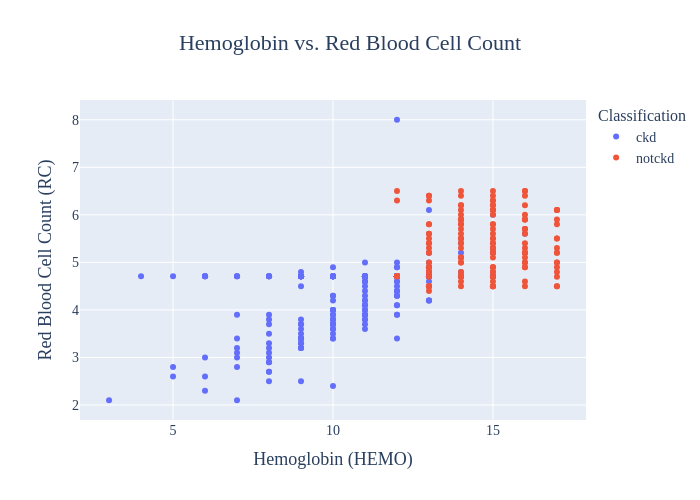

The notebook cell saved with this chart:
### Markdown cell above
The Packed Cell Volume(PCV) versus Red Blood Cell Count(RC) scatter plot shows that patients with chronic kidney disease generally have lower packed cell volume (PCV) and red blood cell count (RC) values than patients without CKD. The two groups are mostly separated, which suggests that PCV and RC may be useful variables for identifying whether a patient has chronic kidney disease.

### Code cell
fig = px.scatter(
    df_kd,
    x='hemo',
    y='rc',
    color='classification',
    title='Hemoglobin vs. Red Blood Cell Count',
    labels={
        'hemo': 'Hemoglobin (HEMO)',
        'rc': 'Red Blood Cell Count (RC)',
        'classification': 'Classification'
    },
    width=700,      # Narrower figure
    height=500
)

fig.update_layout(
    font=dict(
        family='Times New Roman',
        size=14
    ),
    title=dict(
        font=dict(size=22),
        x=0.5,          # Center the title
        xanchor='center'
    ),
    xaxis_title_font=dict(size=18),
    yaxis_title_font=dict(size=18),
    legend_title_font=dict(size=16),
    legend_font=dict(size=14)
)

fig.update_xaxes(tickfont=dict(size=14))
fig.update_yaxes(tickfont=dict(size=14))

fig.show()

### Figure 1 — Plotly figure (JSON) as saved in the notebook; plotly's stock layout.template omitted (floating-point values rounded to 4 significant figures; data arrays with more than 128 entries replaced by an {"elided": "..."} marker saying what was removed)
{"data": [{"hovertemplate": "Classification=ckd<br>Hemoglobin (HEMO)=%{x}<br>Red Blood Cell Count (RC)=%{y}<extra></extra>", "legendgroup": "ckd", "marker": {"color": "#636efa", "symbol": "circle"}, "mode": "markers", "name": "ckd", "orientation": "v", "showlegend": true, "type": "scatter", "x": {"elided": "250 int values"}, "xaxis": "x", "y": {"elided": "250 float values"}, "yaxis": "y"}, {"hovertemplate": "Classification=notckd<br>Hemoglobin (HEMO)=%{x}<br>Red Blood Cell Count (RC)=%{y}<extra></extra>", "legendgroup": "notckd", "marker": {"color": "#EF553B", "symbol": "circle"}, "mode": "markers", "name": "notckd", "orientation": "v", "showlegend": true, "type": "scatter", "x": {"elided": "150 int values"}, "xaxis": "x", "y": {"elided": "150 float values"}, "yaxis": "y"}], "layout": {"font": {"family": "Times New Roman", "size": 14}, "height": 500, "legend": {"font": {"size": 14}, "title": {"font": {"size": 16}, "text": "Classification"}, "tracegroupgap": 0}, "title": {"font": {"size": 22}, "text": "Hemoglobin vs. Red Blood Cell Count", "x": 0.5, "xanchor": "center"}, "width": 700, "xaxis": {"anchor": "y", "autorange": true, "domain": [0, 1], "range": [2.092, 17.91], "tickfont": {"size": 14}, "title": {"font": {"size": 18}, "text": "Hemoglobin (HEMO)"}, "type": "linear"}, "yaxis": {"anchor": "x", "autorange": true, "domain": [0, 1], "range": [1.685, 8.415], "tickfont": {"size": 14}, "title": {"font": {"size": 18}, "text": "Red Blood Cell Count (RC)"}, "type": "linear"}}}
